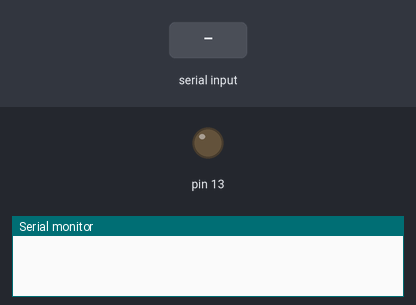
A sketch run on a simulated Arduino Uno, built with avr-gcc and run on an emulated ATmega328P. On the bench: output pins drawn as LEDs (lit = HIGH), the last lines printed to the serial monitor. The inputs (shaded band) are chosen by the test bench.

Above: at 1.2 s.
1.3 s: "t\n" received over Serial
At 1.6 s:
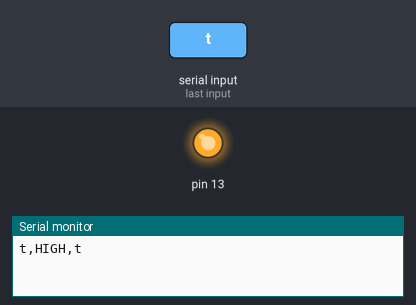
2.8 s: byte 10 (10) received over Serial
At 3.9 s:
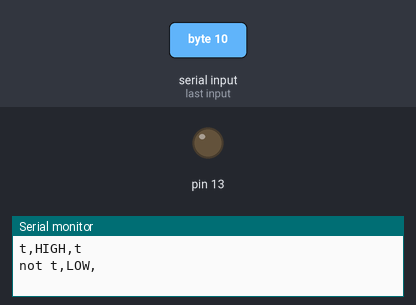
Timing chart, 0 to 5.8 s (numbered marks = the images above; inputs shaded):
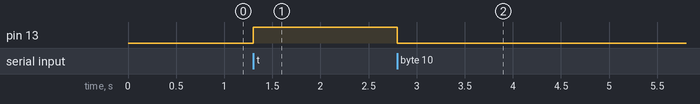

The sketch:

serialReadingExcel.ino
```cpp
const int len = 60;
char my_str[len];
char pos = 0;

int incomingByte = 0;//for incoming serial data
void setup() {
  Serial.begin(9600);//baud rate
  pinMode(13,OUTPUT);
}

void loop() {
  // put your main code here, to run repeatedly:

}
void outputStuff(){
  if(Serial.available()>0){
    incomingByte = Serial.read();
    my_str[pos] = incomingByte;
    pos++;

    if(incomingByte==10){
      pos=0;

      if(my_str[0] =='t'){
        Serial.print("t,HIGH,");
        digitalWrite(13,HIGH);
      }
      else{
        digitalWrite(13,LOW);
        Serial.print("not t,LOW,");
      }
      Serial.print(my_str);
      for(int i=0;i<=len-1;i++){
        my_str[i] = 0;
      }
    }
  }
}
void serialEvent(){

  outputStuff();
}
```

Measured:
- after the input at 1.3 s, pin 13: LOW → HIGH at once
- after the input at 2.8 s, pin 13: HIGH → LOW at once
